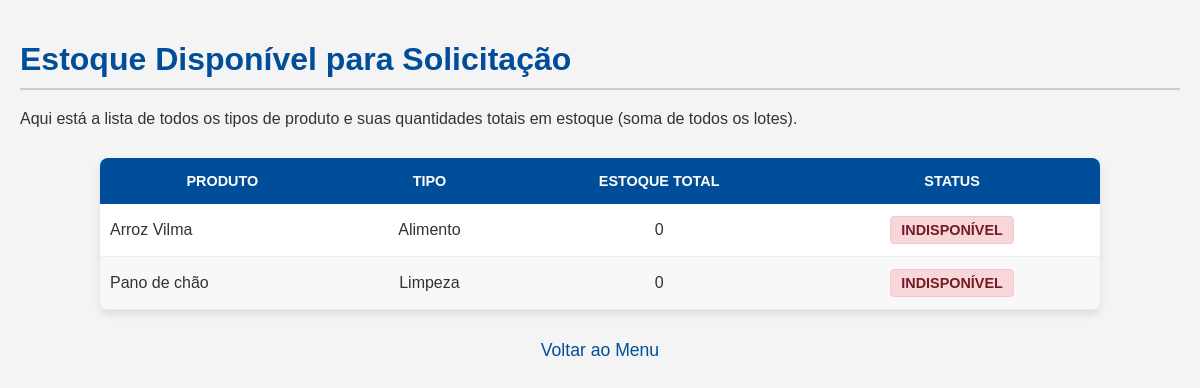
The app's page /produtos/estoque/ (signed in), older data.
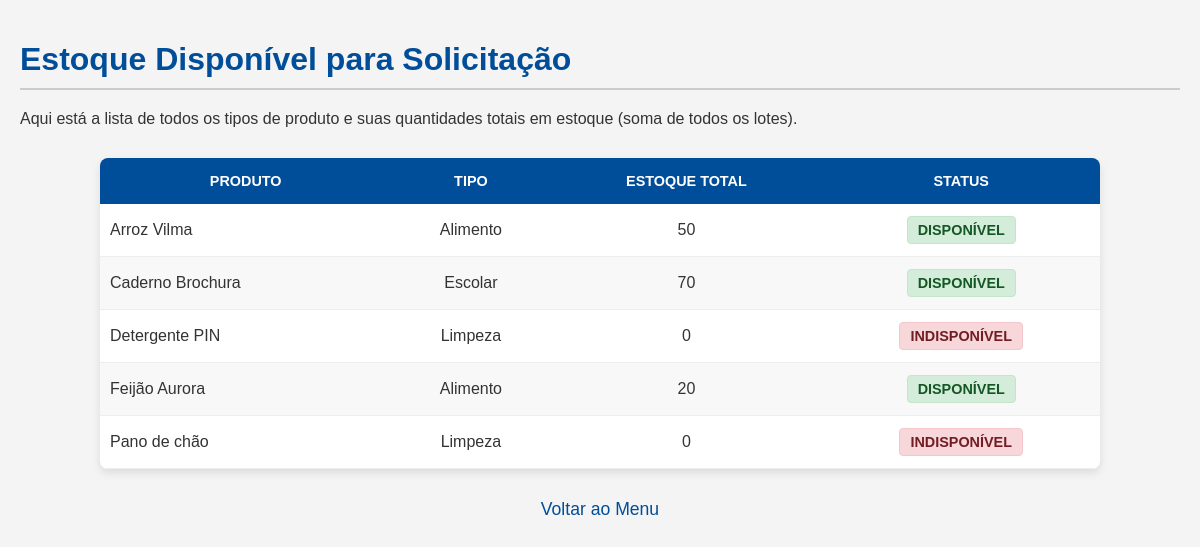
The same page, newer data.
### produtos/models.py (models this page shows, shortened)
class TipoProduto(models.Model):
    id = models.AutoField(primary_key=True)
    nome = models.CharField(max_length=100, unique=True)
    PRODUTO_TIPO = (
        ('ALIMENTO', 'Alimento'),
        ('LIMPEZA', 'Limpeza'),
        ('ESCOLAR', 'Escolar'),
        ('OUTROS', 'Outros'),
    )
    tipo = models.CharField(max_length=50, choices=PRODUTO_TIPO, default='OUTROS')
    ORIGEM_COMPRA_CHOICES = (
        ('COMUM', 'Compra Comum'),
        ('AGRICULTURA', 'Agricultura Familiar'),
    )
    origem_compra = models.CharField(
        max_length=15,
        choices=ORIGEM_COMPRA_CHOICES,
        default='COMUM',
        verbose_name='Origem da Compra'
    )
    UNIDADE_CHOICES = (
        ('KG', 'Quilogramas (KG)'),
        ('G', 'Gramas (g)'),
        ('L', 'Litros (L)'),
        ('ML', 'Mililitros (mL)'),
        ('UN', 'Unidades (Un)'),
        ('CX', 'Caixas (Cx)'),
        ('NA', 'Não Aplicável (N/A)')
    )
    unidade_medida = models.CharField(
        max_length=5,
        choices=UNIDADE_CHOICES,
        default='NA',
        verbose_name='Unidade de Medida'
    )
    possui_data_fabricacao = models.BooleanField(
        default=True,
        verbose_name='Possui Data de Fabricação?',
    )
    possui_data_validade = models.BooleanField(
        default=True,
        verbose_name='Possui Data de Validade?'
    )
    class Meta:
        ordering = ['nome']
        verbose_name = 'Tipo de Produto'
        verbose_name_plural = 'Tipos de Produtos'
        db_table = 'tb_tipo_produto'

### produtos/views.py (the view)
# urls.py: path('estoque/', views.listar_estoque_disponivel, name='estoque_disponivel'),
@login_required
@user_passes_test(lambda u: u.is_diretor())
def listar_estoque_disponivel(request):
    produtos = TipoProduto.objects.annotate(
        total_estoque=Coalesce(
            Sum('lotes__quantidade_pacotes'),
            0,
            output_field=IntegerField()
        )
    ).order_by('nome')
    context = {
        'produtos': produtos
    }
    return render(request, 'produtos/estoque_disponivel.html', context)

### usuarios/models.py (called while the page is built)
    def is_diretor(self):
        return self.cargo == 'DIRETOR'

### produtos/templates/produtos/estoque_disponivel.html (shortened to what this page needs)
{% load static %}
<!DOCTYPE html>
<html lang="pt-br">
<head>
    <link rel="stylesheet" href="{% static 'produtos/estoque_lista.css' %}">
    <link rel="stylesheet" href="{% static 'produtos/estoque_diretor.css' %}">
    <link rel="stylesheet" href="{% static 'produtos/pedidos.css'%}">
</head>
<body>
    <div class="container-principal">
        <h1>Estoque Disponível para Solicitação</h1>
        <p>Aqui está a lista de todos os tipos de produto e suas quantidades totais em estoque (soma de todos os lotes).</p>
        <table class="tabela-pedidos">
            <thead>
                <tr>
                    <th>Produto</th>
                    <th class="col-tipo">Tipo</th>
                    <th class="col-estoque-total">Estoque Total</th>
                    <th class="col-status-solicitacao">Status</th>
                </tr>
            </thead>
            <tbody>
                {% for produto in produtos %}
                <tr>
                    <td class="col-produto">{{ produto.nome }}</td>
                    <td class="col-tipo">{{ produto.get_tipo_display }}</td>
                    <td class="col-estoque-total">{{ produto.total_estoque|default:"0" }}</td>
                    <td class="col-status-solicitacao">
                        {% if produto.total_estoque > 0 %}
                            <span class="status-disponivel">Disponível</span>
                        {% else %}
                            <span class="status-indisponivel">Indisponível</span>
                        {% endif %}
                    </td>
                </tr>
                {% empty %}
                <tr>
                    <td colspan="4" class="tabela-vazia">Nenhum tipo de produto cadastrado no momento.</td>
                </tr>
                {% endfor %}
            </tbody>
        </table>
        <div class="rodape-link">
            <a href="{% url 'menu_diretor' %}" class="link-voltar">Voltar ao Menu</a>
        </div>
    </div>
</body>
</html>

### produtos/static/produtos/estoque_lista.css (style rules this page uses)
body { font-family: 'Gill Sans', 'Gill Sans MT', Calibri, 'Trebuchet MS', sans-serif; margin: 0; padding: 20px; background-color: #f4f4f4; color: #333333; }
h1 { color: #004d99; border-bottom: 2px solid #cccccc; padding-bottom: 10px; margin-bottom: 20px; }

### produtos/static/produtos/estoque_diretor.css (style rules this page uses)
.tabela-pedidos thead th.col-tipo, .tabela-pedidos thead th.col-estoque-total, .tabela-pedidos thead th.col-status-solicitacao { text-align: center; }
.tabela-pedidos tbody td.col-tipo, .tabela-pedidos tbody td.col-estoque-total, .tabela-pedidos tbody td.col-status-solicitacao { text-align: center; vertical-align: middle; }
.tabela-pedidos tbody td.col-produto { font-weight: 500; }
.status-disponivel, .status-indisponivel { display: inline-block; padding: 5px 10px; border-radius: 4px; font-weight: bold; font-size: 0.9em; text-transform: uppercase; }
.status-disponivel { background-color: #d4edda; color: #155724; border: 1px solid #c3e6cb; }
.status-indisponivel { background-color: #f8d7da; color: #721c24; border: 1px solid #f5c6cb; }

### produtos/static/produtos/pedidos.css (style rules this page uses)
.tabela-pedidos { width: 90%; max-width: 1000px; margin: 30px auto; border-collapse: collapse; box-shadow: 0 4px 8px rgba(0, 0, 0, 0.1); background-color: #ffffff; border-radius: 8px; overflow: hidden; }
.tabela-pedidos thead th { background-color: #004d99; color: #ffffff; padding: 15px 10px; text-align: left; font-weight: 600; text-transform: uppercase; font-size: 0.9em; }
.tabela-pedidos tbody td { padding: 12px 10px; border-bottom: 1px solid #eeeeee; vertical-align: middle; }
.tabela-pedidos thead th:nth-child(1), .tabela-pedidos thead th:nth-child(2), .tabela-pedidos thead th:nth-child(3), .tabela-pedidos thead th:nth-child(4) { text-align: center; }
.tabela-pedidos tbody tr:nth-child(even) { background-color: #f8f8f8; }
.rodape-link { text-align: center; margin-top: 25px; }
.link-voltar { color: #004d99; text-decoration: none; font-size: 1.1em; font-weight: 500; }

Row changes from the older to the newer data that the page shows:
computed for TipoProduto "Arroz Vilma": total_estoque "0" → "50"; text "INDISPONÍVEL" → "DISPONÍVEL"
added TipoProduto: nome "Caderno Brochura", tipo "Escolar", total_estoque "70", shows "DISPONÍVEL"
added TipoProduto: nome "Detergente PIN", tipo "Limpeza", total_estoque "0", shows "INDISPONÍVEL"
added TipoProduto: nome "Feijão Aurora", tipo "Alimento", total_estoque "20", shows "DISPONÍVEL"
